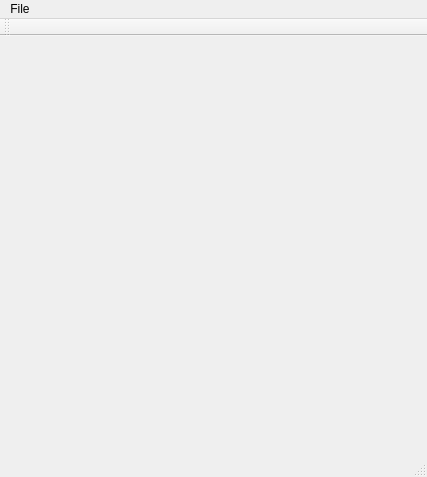
<?xml version="1.0" encoding="UTF-8"?>
<ui version="4.0">
 <class>MainWindow</class>
 <widget class="QMainWindow" name="MainWindow">
  <property name="geometry">
   <rect>
    <x>0</x>
    <y>0</y>
    <width>427</width>
    <height>477</height>
   </rect>
  </property>
  <property name="windowTitle">
   <string>MainWindow</string>
  </property>
  <widget class="QWidget" name="centralwidget"/>
  <widget class="QMenuBar" name="menubar">
   <property name="geometry">
    <rect>
     <x>0</x>
     <y>0</y>
     <width>427</width>
     <height>21</height>
    </rect>
   </property>
   <widget class="QMenu" name="menuFile">
    <property name="title">
     <string>File</string>
    </property>
    <addaction name="actionNew"/>
    <addaction name="actionOpen"/>
    <addaction name="actionSave"/>
   </widget>
   <addaction name="menuFile"/>
  </widget>
  <widget class="QStatusBar" name="statusbar"/>
  <widget class="QToolBar" name="toolBar">
   <property name="windowTitle">
    <string>toolBar</string>
   </property>
   <property name="toolButtonStyle">
    <enum>Qt::ToolButtonTextUnderIcon</enum>
   </property>
   <attribute name="toolBarArea">
    <enum>TopToolBarArea</enum>
   </attribute>
   <attribute name="toolBarBreak">
    <bool>false</bool>
   </attribute>
  </widget>
  <action name="actionNew">
   <property name="icon">
    <iconset>
     <normaloff>:/Images/new.jpg</normaloff>:/Images/new.jpg</iconset>
   </property>
   <property name="text">
    <string>New</string>
   </property>
  </action>
  <action name="actionOpen">
   <property name="icon">
    <iconset>
     <normaloff>:/Images/Open.png</normaloff>:/Images/Open.png</iconset>
   </property>
   <property name="text">
    <string>Open</string>
   </property>
  </action>
  <action name="actionSave">
   <property name="icon">
    <iconset>
     <normaloff>:/Images/save.gif</normaloff>:/Images/save.gif</iconset>
   </property>
   <property name="text">
    <string>Save</string>
   </property>
  </action>
 </widget>
 <resources/>
 <connections/>
</ui>
